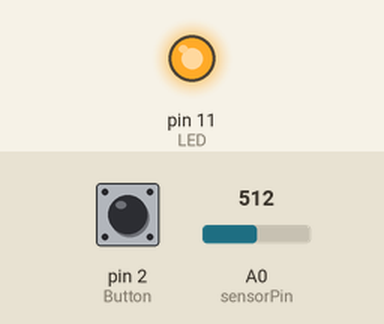
Bench run of a sketch on a simulated Arduino Uno, built with avr-gcc and run on an emulated ATmega328P. Parts: output pins drawn as LEDs (lit = HIGH). The inputs (shaded band) are chosen by the test bench; at power-on: pin 2 (Button) HIGH, A0 (sensorPin) = 512.

Above: at 1.2 s.
1.3 s: pin 2 (Button) pulled LOW for 0.15 s
At 2.5 s:
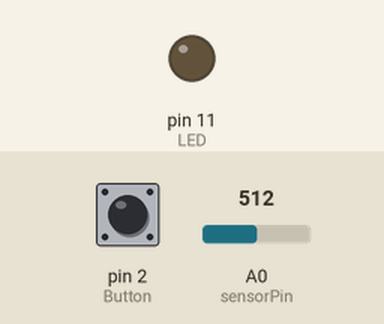
Timing chart, 0 to 4.3 s (numbered marks = the images above; inputs shaded):
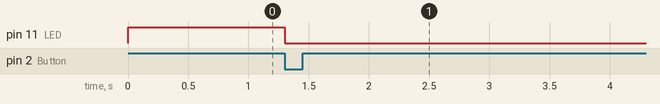

The sketch:

Final_Exam_Arduino.ino
```cpp
#define sensorPin A0
#define LED 11
#define Button 2

enum ButtonState {
  Pressed,
  NotPressed,
};

char ButtonLastState = NotPressed;

void setup() {
  pinMode(11, OUTPUT);
  pinMode(2, INPUT_PULLUP);
}

void loop() {
  int reading = analogRead(sensorPin);
  float voltage = reading * 5.0;
  voltage /= 1024.0;
  float temperatureC = (voltage - 0.5) * 100;

  char ButtonState = digitalRead(Button);

  if (ButtonState == Pressed && ButtonLastState == NotPressed) {
    digitalWrite(LED, LOW);
    ButtonLastState = Pressed;
  }

  if (temperatureC > 40) {
    if (ButtonState == NotPressed && ButtonLastState == NotPressed) {
      digitalWrite(LED, HIGH);
    }
  } else {
    ButtonLastState = NotPressed;
  }
}
```

Measured:
- after the input at 1.3 s, pin 11 (LED): HIGH → LOW at once
